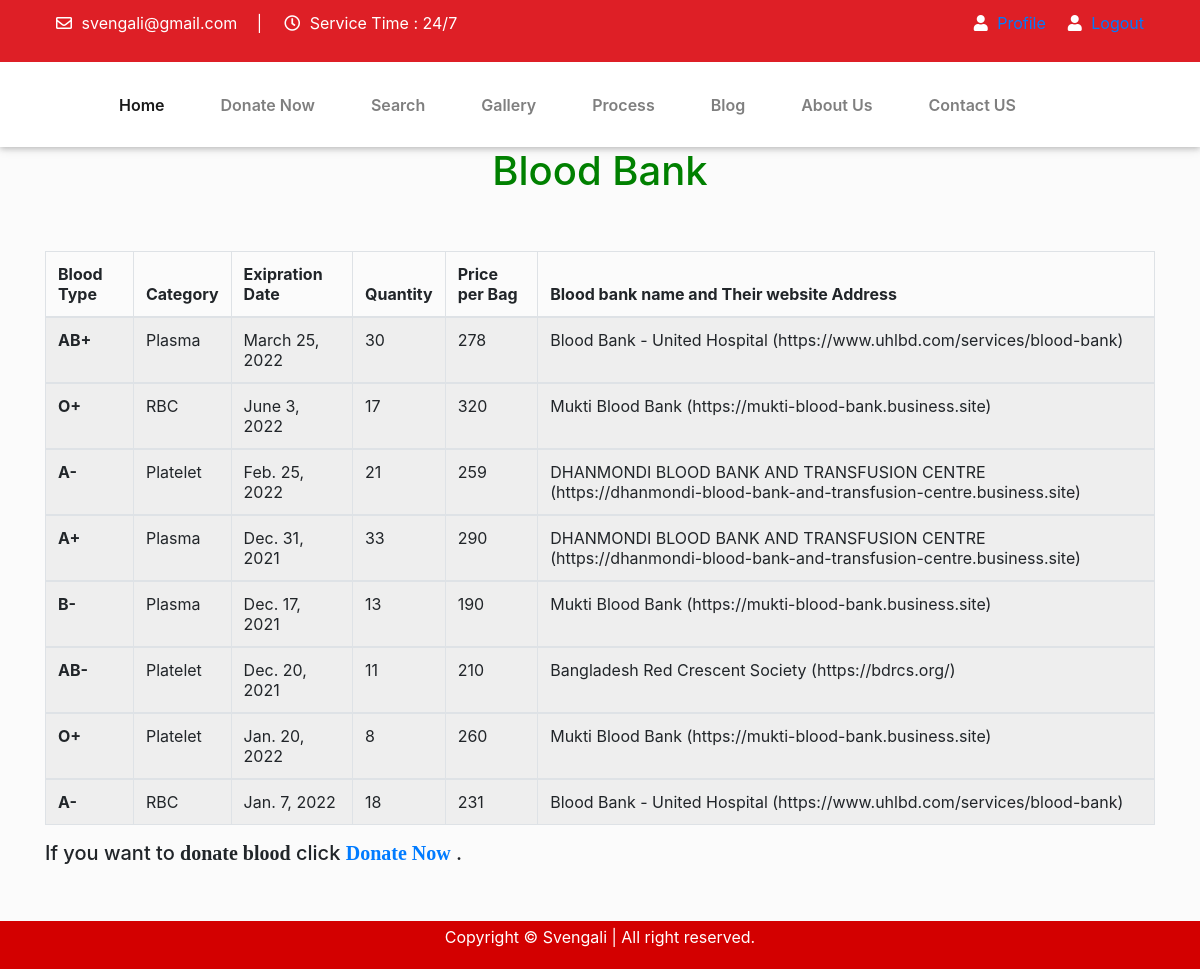
The app's page /bloodbank (signed in) with its own data.
### bloodbank/models.py (models this page shows, shortened)
class Category(models.Model):
    Blood_Bank_ID = models.ForeignKey(bloodbank, on_delete= models.CASCADE)
    Category_choices=[
        ('RBC',"RBC"),
        ("Plasma","Plasma"),
        ("Platelet","Platelet")
    ]
    category = models.CharField(
        max_length=9, blank=True, null=True,
        choices =Category_choices,
        )
    Blood_Type = models.ForeignKey(Blood,on_delete=models.CASCADE,related_name="bloodtype",null=True)
    price_per_bag = models.IntegerField(null = True)
    Quantity = models.IntegerField(null = True)
    Exipration_date = models.DateField()

class bloodbank(models.Model):
    Blood_Bank_Name = models.CharField(max_length= 69)
    Address = models.CharField(max_length= 200)
    def __str__(self):
        return f"{self.Blood_Bank_Name}   ({self.Address})"

### User/models.py (models this page shows)
class Blood(models.Model):
    Blood_Group=models.CharField(max_length=15)
    def __str__(self):
        return f"{self.Blood_Group}"

### bloodbank/views.py (the view)
# urls.py: path("bloodbank",views.Bloodbank,name="bloodbank"),
@login_required(login_url='login')
def Bloodbank(request):
    allbank=bloodbank.objects.all()
    allcatagory=Category.objects.all()
    context={
         "allbank":allbank,
         "allcatagory":allcatagory,
    }
    return render(request,"bloodbank/bloodbank.html",context)

### bloodbank/templates/bloodbank/bloodbank.html (shortened to what this page needs)
{% load static %}
<html>
<head>
    <link href='{% static "css/style.css" %}' rel='stylesheet'>
    <link rel="stylesheet" href="{% static 'css/bootstrap.min.css' %}">
    <link rel="stylesheet" href="{% static 'css/fontawsom-all.min.css' %}" >
    <link rel="stylesheet" href="{% static 'plugins/grid-gallery/css/grid-gallery.min.css' %}">
</head>
<body>
    <link rel="stylesheet" href="https://cdn.datatables.net/1.10.2/css/jquery.dataTables.min.css">
    <header class="continer-fluid ">
        <div class="header-top">
            <div class="container " >
                <div class="row col-det">
                    <div class="col-lg-6 d-none d-lg-block">
                        <ul class="ulleft">
                            <li>
                                <i class="far fa-envelope"></i>
                                svengali@gmail.com
                                <span>|</span></li>
                            <li>
                                <i class="far fa-clock"></i>
                                Service Time : 24/7</li>
                        </ul>
                    </div>
                    <div class="col-lg-6 col-md-12">
                        <ul class="ulright">
                            <li>
                                <i class="fas fa-user"></i>
                                <a href="profile.html">Profile</a></li>
                            <li>
                                <i class="fas fa-user"></i>
                                <a href="{% url 'logout' %}">Logout</a></li>
                        </ul>
                    </div>
                </div>
            </div>
        </div>
        <div id="menu-jk" class="header-bottom">
            <div class="container">
                <div class="row nav-row">
                    <div class="col-md-3 logo">
                    </div>
                    <div class="col-md-11 nav-col">
                        <nav class="navbar navbar-expand-lg navbar-light">
                            <div class="collapse navbar-collapse" id="navbarNav">
                                <ul class="navbar-nav">
                                    <li class="nav-item active">
                                        <a class="nav-link" href="home.html">Home
                                        </a>
                                    </li>
                                    <li class="nav-item">
                                        <a class="nav-link" href="donate">Donate Now</a>
                                    </li>
                                   <li class="nav-item">
                                        <a class="nav-link" href="search.html">Search</a>
                                    </li>
                                    <li class="nav-item">
                                        <a class="nav-link" href="home.html#gallery">Gallery</a>
                                    </li>
                                     <li class="nav-item">
                                        <a class="nav-link" href="home.html#process">Process</a>
                                    </li>
                                    <li class="nav-item">
                                        <a class="nav-link" href="home.html#blog">Blog</a>
                                    </li>
                                    <li class="nav-item">
                                        <a class="nav-link" href="http://127.0.0.1:8000/About_us/">About Us</a>
                                    </li>
                                    <li class="nav-item">
                                        <a class="nav-link" href="home.html#contact">Contact US</a>
                                    </li>
                                </ul>
                            </div>
                        </nav>
                    </div>
                </div>
            </div>
        </div>
    </header>
    <div class="container">
        <div class="" style="text-align:center;color:green">
            <h1>Blood Bank</h1>
        </div>
        <br>
        <br>
        <table id="example" class="table table-striped table-bordered" style="width:100%">
            <thead>
                <tr>
                    <th scope="col">Blood Type</th>
                    <th scope="col">Category</th>
                    <th scope="col">Exipration Date</th>
                    <th scope="col">Quantity</th>
                    <th scope="col">Price per Bag </th>
                    <th  scope="col">Blood bank name and Their website Address</th>
                </tr>
            </thead>
                {% for i in allcatagory %}
                <tbody>
                    <tr>
                        <th scope="row">{{i.Blood_Type}}</th>
                        <td>{{i.category}} </a> </td>
                        <td>{{i.Exipration_date}}</td>
                        <td>{{i.Quantity}}</td>
                        <td>{{i.price_per_bag }}</td>
                        <td>{{i.Blood_Bank_ID }} </td>
                    </tr>
                {% endfor %}
                </tbody>
        </table>
        <h5>If you want to <strong>donate blood</strong> click <strong><a href= "donate">Donate Now</strong> </a>.</h5>
    </div>
  <br>
  <br>
  <div  class="footer">
    <p >Copyright © Svengali | All right reserved.</p>
</div>
</body>
</html>

### static/css/style.css (style rules this page uses)
* { margin: 0px; padding: 0px; list-style: none; }
a { text-decoration: none; outline: none; color: #444; }
ul { margin-bottom: 0; padding-left: 0; }
html, body { height: 100%; }
p { margin-bottom: 0px; width: 100%; }
::placeholder { color: #747f8a !important; font-size: 13px; opacity: .5 !important; }
h1, h2, h3, h4, h5, h6 { font-family: montserrat; }
strong { font-family: montserrat; }
body { background-color: #f1f1f145 !important; font-family: 'Merriweather', serif; color: #6A6A6A; overflow-x: hidden; }
.container { max-width: 1170px; }
html { scroll-behavior: smooth; }
header { box-shadow: 0 2px 5px 0 rgba(0, 0, 0, 0.16), 0 2px 10px 0 rgba(0, 0, 0, 0.12); }
header .header-top { background-color: #de1f26; }
header .header-top .col-det .ulleft li { float: left; padding: 11px; color: #FFF; font-size: 1rem; font-weight: 400; }
header .header-top .col-det .ulleft li i { margin-right: 5px; }
header .header-top .col-det .ulleft li span { margin-left: 15px; }
header .header-top .col-det .ulright { float: right; }
header .header-top .col-det .ulright li { float: left; padding: 11px; color: #FFF; font-size: 1rem; }
header .header-top .col-det .ulright li i { margin-right: 5px; }
header .header-bottom { background-color: #FFF; }
header .header-bottom .navbar { float: right; }
header .nav-col .navbar-nav li { padding: 14px 20px; font-weight: 600; }

### bloodbank/templates/bloodbank/bloodbank.html (style rules this page uses)
.footer { padding:1.0mm; left: 0; bottom: 0; width: 100%; background-color: rgb(211, 0, 0); font-size: 16px; color: white; text-align: center; }

### records on screen
Category: Blood_Type "AB+", category "Plasma", Exipration_date "March 25, 2022", Quantity "30", price_per_bag "278", Blood_Bank_ID "Blood Bank - United Hospital (https://www.uhlbd.com/services/blood-bank)"
Category: Blood_Type "O+", category "RBC", Exipration_date "June 3, 2022", Quantity "17", price_per_bag "320", Blood_Bank_ID "Mukti Blood Bank (https://mukti-blood-bank.business.site)"
Category: Blood_Type "A-", category "Platelet", Exipration_date "Feb. 25, 2022", Quantity "21", price_per_bag "259", Blood_Bank_ID "DHANMONDI BLOOD BANK AND TRANSFUSION CENTRE (https://dhanmondi-blood-bank-and-transfusion-centre.business.site)"
Category: Blood_Type "A+", category "Plasma", Exipration_date "Dec. 31, 2021", Quantity "33", price_per_bag "290", Blood_Bank_ID "DHANMONDI BLOOD BANK AND TRANSFUSION CENTRE (https://dhanmondi-blood-bank-and-transfusion-centre.business.site)"
Category: Blood_Type "B-", category "Plasma", Exipration_date "Dec. 17, 2021", Quantity "13", price_per_bag "190", Blood_Bank_ID "Mukti Blood Bank (https://mukti-blood-bank.business.site)"
Category: Blood_Type "AB-", category "Platelet", Exipration_date "Dec. 20, 2021", Quantity "11", price_per_bag "210", Blood_Bank_ID "Bangladesh Red Crescent Society (https://bdrcs.org/)"
Category: Blood_Type "O+", category "Platelet", Exipration_date "Jan. 20, 2022", Quantity "8", price_per_bag "260", Blood_Bank_ID "Mukti Blood Bank (https://mukti-blood-bank.business.site)"
Category: Blood_Type "A-", category "RBC", Exipration_date "Jan. 7, 2022", Quantity "18", price_per_bag "231", Blood_Bank_ID "Blood Bank - United Hospital (https://www.uhlbd.com/services/blood-bank)"
